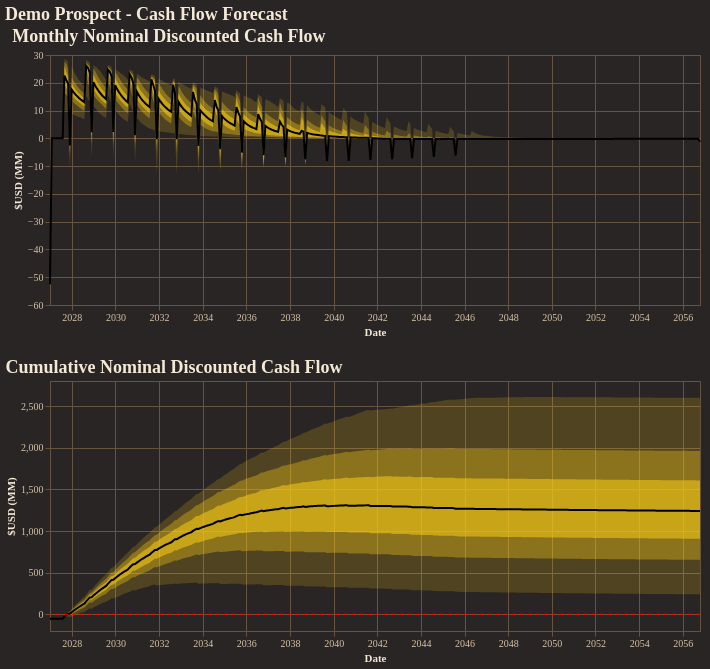

Here is the notebook cell this chart was saved with:
### Code cell
fig = reporter.plotter.combined_cash_flow_plot(
    figsize=(650, 250),
    backend=PLOTTING_BACKEND
)
fig.show()

### Figure 1 — Vega-Lite specification as saved in the notebook (floating-point values rounded to 4 significant figures; data arrays with more than 128 entries replaced by an {"elided": "..."} marker saying what was removed)
{"config": {"background": "#292524", "view": {"fill": "#292524", "stroke": "#665340"}, "title": {"color": "#f4e9d7", "font": "Merriweather", "fontSize": 18, "fontWeight": 600, "subtitleColor": "#d5c2a6", "anchor": "start"}, "axis": {"domainColor": "#665340", "gridColor": "#665340", "tickColor": "#665340", "labelColor": "#d5c2a6", "titleColor": "#f4e9d7", "labelFont": "Merriweather", "titleFont": "Merriweather"}, "legend": {"titleColor": "#f4e9d7", "labelColor": "#d5c2a6", "labelFont": "Merriweather", "titleFont": "Merriweather", "orient": "top-right", "symbolType": "circle"}, "header": {"labelColor": "#d5c2a6", "titleColor": "#f4e9d7", "labelFont": "Merriweather", "titleFont": "Merriweather"}, "mark": {"color": "#c78d3b"}, "line": {"color": "#c78d3b"}, "bar": {"color": "#c78d3b"}, "point": {"color": "#ddb06d"}, "area": {"color": "#c78d3b", "opacity": 0.35}, "text": {"color": "#f4e9d7", "font": "Merriweather"}, "range": {"category": ["#5DA5DA", "#F28E2B", "#59C36A", "#E15759", "#B07AA1", "#4ECDC4", "#FF9DA7", "#EDC948"]}}, "vconcat": [{"layer": [{"mark": {"type": "area", "color": "rgba(250, 204, 21, 1.0)", "opacity": 0.18}, "encoding": {"tooltip": [{"field": "date", "title": "Date", "type": "temporal"}, {"field": "p01", "format": ",.2f", "title": "P01", "type": "quantitative"}, {"field": "p10", "format": ",.2f", "title": "P10", "type": "quantitative"}, {"field": "p25", "format": ",.2f", "title": "P25", "type": "quantitative"}, {"field": "p50", "format": ",.2f", "title": "P50", "type": "quantitative"}, {"field": "p75", "format": ",.2f", "title": "P75", "type": "quantitative"}, {"field": "p90", "format": ",.2f", "title": "P90", "type": "quantitative"}, {"field": "p99", "format": ",.2f", "title": "P99", "type": "quantitative"}], "x": {"field": "date", "title": "Date", "type": "temporal"}, "y": {"field": "p01", "title": "$USD (MM)", "type": "quantitative"}, "y2": {"field": "p99"}}}, {"mark": {"type": "area", "color": "rgba(250, 204, 21, 1.0)", "opacity": 0.35}, "encoding": {"tooltip": [{"field": "date", "title": "Date", "type": "temporal"}, {"field": "p01", "format": ",.2f", "title": "P01", "type": "quantitative"}, {"field": "p10", "format": ",.2f", "title": "P10", "type": "quantitative"}, {"field": "p25", "format": ",.2f", "title": "P25", "type": "quantitative"}, {"field": "p50", "format": ",.2f", "title": "P50", "type": "quantitative"}, {"field": "p75", "format": ",.2f", "title": "P75", "type": "quantitative"}, {"field": "p90", "format": ",.2f", "title": "P90", "type": "quantitative"}, {"field": "p99", "format": ",.2f", "title": "P99", "type": "quantitative"}], "x": {"field": "date", "title": "Date", "type": "temporal"}, "y": {"field": "p10", "title": "$USD (MM)", "type": "quantitative"}, "y2": {"field": "p90"}}}, {"mark": {"type": "area", "color": "rgba(250, 204, 21, 1.0)", "opacity": 0.55}, "encoding": {"tooltip": [{"field": "date", "title": "Date", "type": "temporal"}, {"field": "p01", "format": ",.2f", "title": "P01", "type": "quantitative"}, {"field": "p10", "format": ",.2f", "title": "P10", "type": "quantitative"}, {"field": "p25", "format": ",.2f", "title": "P25", "type": "quantitative"}, {"field": "p50", "format": ",.2f", "title": "P50", "type": "quantitative"}, {"field": "p75", "format": ",.2f", "title": "P75", "type": "quantitative"}, {"field": "p90", "format": ",.2f", "title": "P90", "type": "quantitative"}, {"field": "p99", "format": ",.2f", "title": "P99", "type": "quantitative"}], "x": {"field": "date", "title": "Date", "type": "temporal"}, "y": {"field": "p25", "title": "$USD (MM)", "type": "quantitative"}, "y2": {"field": "p75"}}}, {"mark": {"type": "line", "color": "black", "strokeWidth": 2}, "encoding": {"tooltip": [{"field": "date", "title": "Date", "type": "temporal"}, {"field": "p01", "format": ",.2f", "title": "P01", "type": "quantitative"}, {"field": "p10", "format": ",.2f", "title": "P10", "type": "quantitative"}, {"field": "p25", "format": ",.2f", "title": "P25", "type": "quantitative"}, {"field": "p50", "format": ",.2f", "title": "P50", "type": "quantitative"}, {"field": "p75", "format": ",.2f", "title": "P75", "type": "quantitative"}, {"field": "p90", "format": ",.2f", "title": "P90", "type": "quantitative"}, {"field": "p99", "format": ",.2f", "title": "P99", "type": "quantitative"}], "x": {"field": "date", "title": "Date", "type": "temporal"}, "y": {"field": "p50", "title": "$USD (MM)", "type": "quantitative"}}}], "data": {"name": "data-ee255f041800d3cdfc9c5ac56673361f"}, "height": 250, "title": "Monthly Nominal Discounted Cash Flow", "width": 650}, {"layer": [{"layer": [{"mark": {"type": "area", "color": "rgba(250, 204, 21, 1.0)", "opacity": 0.18}, "encoding": {"tooltip": [{"field": "date", "title": "Date", "type": "temporal"}, {"field": "p01", "format": ",.2f", "title": "P01", "type": "quantitative"}, {"field": "p10", "format": ",.2f", "title": "P10", "type": "quantitative"}, {"field": "p25", "format": ",.2f", "title": "P25", "type": "quantitative"}, {"field": "p50", "format": ",.2f", "title": "P50", "type": "quantitative"}, {"field": "p75", "format": ",.2f", "title": "P75", "type": "quantitative"}, {"field": "p90", "format": ",.2f", "title": "P90", "type": "quantitative"}, {"field": "p99", "format": ",.2f", "title": "P99", "type": "quantitative"}], "x": {"field": "date", "title": "Date", "type": "temporal"}, "y": {"field": "p01", "title": "$USD (MM)", "type": "quantitative"}, "y2": {"field": "p99"}}}, {"mark": {"type": "area", "color": "rgba(250, 204, 21, 1.0)", "opacity": 0.35}, "encoding": {"tooltip": [{"field": "date", "title": "Date", "type": "temporal"}, {"field": "p01", "format": ",.2f", "title": "P01", "type": "quantitative"}, {"field": "p10", "format": ",.2f", "title": "P10", "type": "quantitative"}, {"field": "p25", "format": ",.2f", "title": "P25", "type": "quantitative"}, {"field": "p50", "format": ",.2f", "title": "P50", "type": "quantitative"}, {"field": "p75", "format": ",.2f", "title": "P75", "type": "quantitative"}, {"field": "p90", "format": ",.2f", "title": "P90", "type": "quantitative"}, {"field": "p99", "format": ",.2f", "title": "P99", "type": "quantitative"}], "x": {"field": "date", "title": "Date", "type": "temporal"}, "y": {"field": "p10", "title": "$USD (MM)", "type": "quantitative"}, "y2": {"field": "p90"}}}, {"mark": {"type": "area", "color": "rgba(250, 204, 21, 1.0)", "opacity": 0.55}, "encoding": {"tooltip": [{"field": "date", "title": "Date", "type": "temporal"}, {"field": "p01", "format": ",.2f", "title": "P01", "type": "quantitative"}, {"field": "p10", "format": ",.2f", "title": "P10", "type": "quantitative"}, {"field": "p25", "format": ",.2f", "title": "P25", "type": "quantitative"}, {"field": "p50", "format": ",.2f", "title": "P50", "type": "quantitative"}, {"field": "p75", "format": ",.2f", "title": "P75", "type": "quantitative"}, {"field": "p90", "format": ",.2f", "title": "P90", "type": "quantitative"}, {"field": "p99", "format": ",.2f", "title": "P99", "type": "quantitative"}], "x": {"field": "date", "title": "Date", "type": "temporal"}, "y": {"field": "p25", "title": "$USD (MM)", "type": "quantitative"}, "y2": {"field": "p75"}}}, {"mark": {"type": "line", "color": "black", "strokeWidth": 2}, "encoding": {"tooltip": [{"field": "date", "title": "Date", "type": "temporal"}, {"field": "p01", "format": ",.2f", "title": "P01", "type": "quantitative"}, {"field": "p10", "format": ",.2f", "title": "P10", "type": "quantitative"}, {"field": "p25", "format": ",.2f", "title": "P25", "type": "quantitative"}, {"field": "p50", "format": ",.2f", "title": "P50", "type": "quantitative"}, {"field": "p75", "format": ",.2f", "title": "P75", "type": "quantitative"}, {"field": "p90", "format": ",.2f", "title": "P90", "type": "quantitative"}, {"field": "p99", "format": ",.2f", "title": "P99", "type": "quantitative"}], "x": {"field": "date", "title": "Date", "type": "temporal"}, "y": {"field": "p50", "title": "$USD (MM)", "type": "quantitative"}}}], "data": {"name": "data-df673584aa82547d3ce44255a4f2863e"}, "title": "Cumulative Nominal Discounted Cash Flow"}, {"data": {"name": "data-42990c68f268a11fa16682fcd3437a6f"}, "mark": {"type": "rule", "color": "red", "strokeDash": [4, 4]}, "encoding": {"y": {"field": "zero", "type": "quantitative"}}}], "height": 250, "width": 650}], "title": "Demo Prospect - Cash Flow Forecast", "$schema": "https://vega.github.io/schema/vega-lite/v5.20.1.json", "datasets": {"data-ee255f041800d3cdfc9c5ac56673361f": {"elided": "360 records"}, "data-df673584aa82547d3ce44255a4f2863e": {"elided": "360 records"}, "data-42990c68f268a11fa16682fcd3437a6f": [{"zero": 0}]}}
